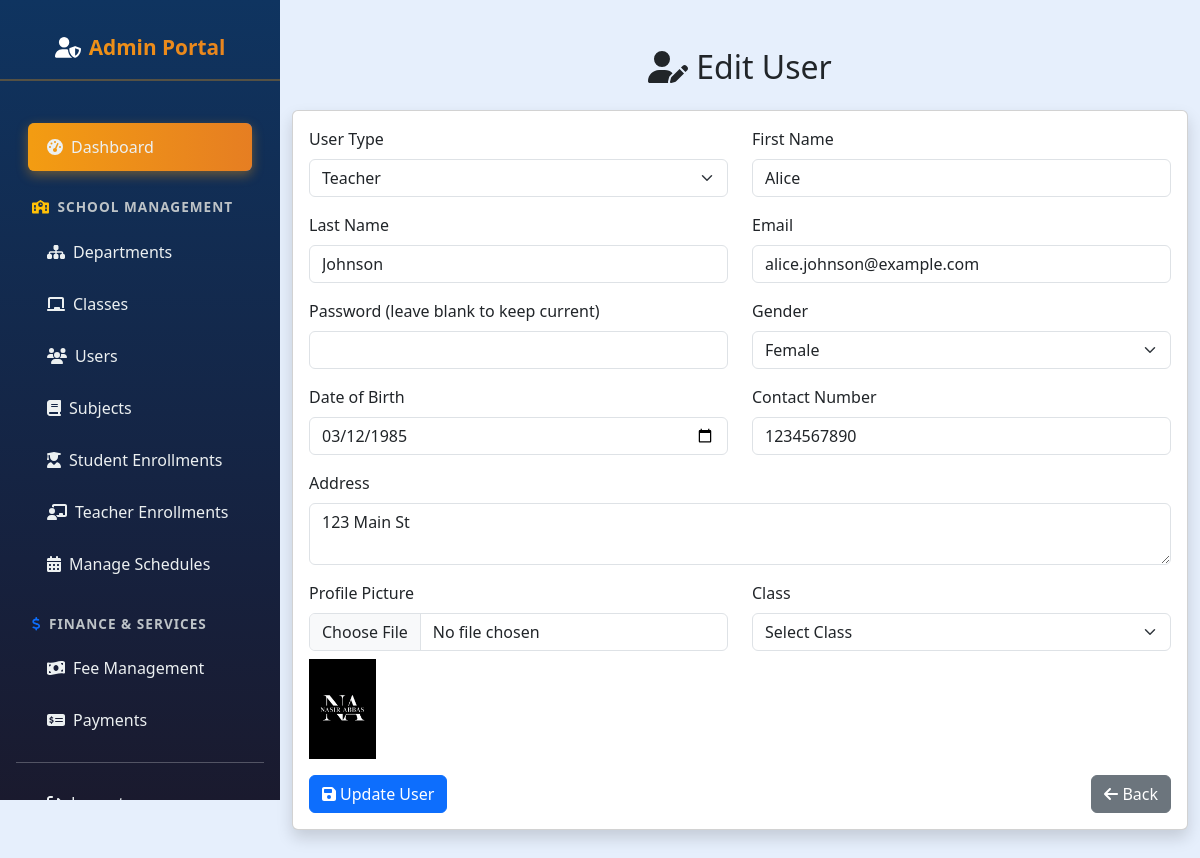
The app's page /admin/edit_user.php?id=1 (signed in) with its own data.
### tables this page shows
CREATE TABLE `users` (
  `user_id` int(11) NOT NULL,
  `usertype` enum('Teacher','Student') NOT NULL,
  `first_name` varchar(50) NOT NULL,
  `last_name` varchar(50) NOT NULL,
  `email` varchar(100) NOT NULL,
  `password_hash` varchar(255) NOT NULL,
  `gender` enum('Male','Female','Other') NOT NULL,
  `dob` date NOT NULL,
  `contact_number` varchar(20) DEFAULT NULL,
  `address` text DEFAULT NULL,
  `profile_picture` varchar(255) DEFAULT NULL,
  `class_id` int(11) DEFAULT NULL,
  `created_at` datetime DEFAULT current_timestamp(),
  `updated_at` datetime DEFAULT current_timestamp() ON UPDATE current_timestamp()
);

### admin/edit_user.php (the view, shortened to what this page needs)
<?php
include('config.php');
$user_id = intval($_GET['id']);
$user = $conn->query("SELECT * FROM users WHERE user_id = $user_id")->fetch_assoc();
?>
<!DOCTYPE html>
<html lang="en">
<head>
    <link href="https://cdn.jsdelivr.net/npm/bootstrap@5.3.0/dist/css/bootstrap.min.css" rel="stylesheet" />
</head>
<body style="margin-left:280px; background-color:#e6effc;">
    <?php include('admin_sidebar.php'); ?>
    <div class="container mt-5 mb-5">
        <h2 class="mb-4 text-center"><i class="fas fa-user-edit me-2"></i>Edit User</h2>
        <div class="card mx-auto shadow" style="max-width: 900px;">
            <div class="card-body">
                <form method="POST" enctype="multipart/form-data">
                    <div class="row mb-3">
                        <div class="col-md-6">
                            <label class="form-label">User Type</label>
                            <select name="usertype" class="form-select" required>
                                <option value="Teacher" <?= $user['usertype'] == 'Teacher' ? 'selected' : '' ?>>Teacher</option>
                            </select>
                        </div>
                        <div class="col-md-6">
                            <label class="form-label">First Name</label>
                            <input type="text" name="first_name" class="form-control" value="<?= htmlspecialchars($user['first_name']) ?>" required>
                        </div>
                    </div>
                    <div class="row mb-3">
                        <div class="col-md-6">
                            <label class="form-label">Last Name</label>
                            <input type="text" name="last_name" class="form-control" value="<?= htmlspecialchars($user['last_name']) ?>" required>
                        </div>
                        <div class="col-md-6">
                            <label class="form-label">Email</label>
                            <input type="email" name="email" class="form-control" value="<?= htmlspecialchars($user['email']) ?>" required>
                        </div>
                    </div>
                    <div class="row mb-3">
                        <div class="col-md-6">
                            <label class="form-label">Password (leave blank to keep current)</label>
                            <input type="password" name="password" class="form-control">
                        </div>
                        <div class="col-md-6">
                            <label class="form-label">Gender</label>
                            <select name="gender" class="form-select" required>
                                <option value="Female" <?= $user['gender'] == 'Female' ? 'selected' : '' ?>>Female</option>
                            </select>
                        </div>
                    </div>
                    <div class="row mb-3">
                        <div class="col-md-6">
                            <label class="form-label">Date of Birth</label>
                            <input type="date" name="dob" class="form-control" value="<?= $user['dob'] ?>" required>
                        </div>
                        <div class="col-md-6">
                            <label class="form-label">Contact Number</label>
                            <input type="text" name="contact_number" class="form-control" value="<?= htmlspecialchars($user['contact_number']) ?>">
                        </div>
                    </div>
                    <div class="mb-3">
                        <label class="form-label">Address</label>
                        <textarea name="address" class="form-control"><?= htmlspecialchars($user['address']) ?></textarea>
                    </div>
                    <div class="row mb-3">
                        <div class="col-md-6">
                            <label class="form-label">Profile Picture</label>
                            <input type="file" name="profile_picture" class="form-control" accept="image/*">
                            <?php if (!empty($user['profile_picture'])): ?>
                                <img src="<?= htmlspecialchars($user['profile_picture']) ?>" alt="Profile" class="mt-2" style="max-height:100px;">
                            <?php endif; ?>
                        </div>
                        <div class="col-md-6">
                            <label class="form-label">Class</label>
                            <select name="class_id" class="form-select">
                                <option value="">Select Class</option>
                            </select>
                        </div>
                    </div>
                    <div class="d-flex justify-content-between">
                        <button type="submit" class="btn btn-primary"><i class="fas fa-save me-1"></i>Update User</button>
                        <a href="manage_users.php" class="btn btn-secondary"><i class="fas fa-arrow-left me-1"></i>Back</a>
                    </div>
                </form>
            </div>
        </div>
    </div>
</body>
</html>

### admin/admin_sidebar.php (style rules this page uses)
body { font-family: 'Segoe UI', Tahoma, Geneva, Verdana, sans-serif; margin-left: 280px; background-color: #e6effc; }

### records on screen
users: usertype "Teacher", first_name "Alice", last_name "Johnson", email "alice.johnson@example.com", gender "Female", dob "03/12/1985", contact_number "1234567890", address "123 Main St", profile_picture (picture)
